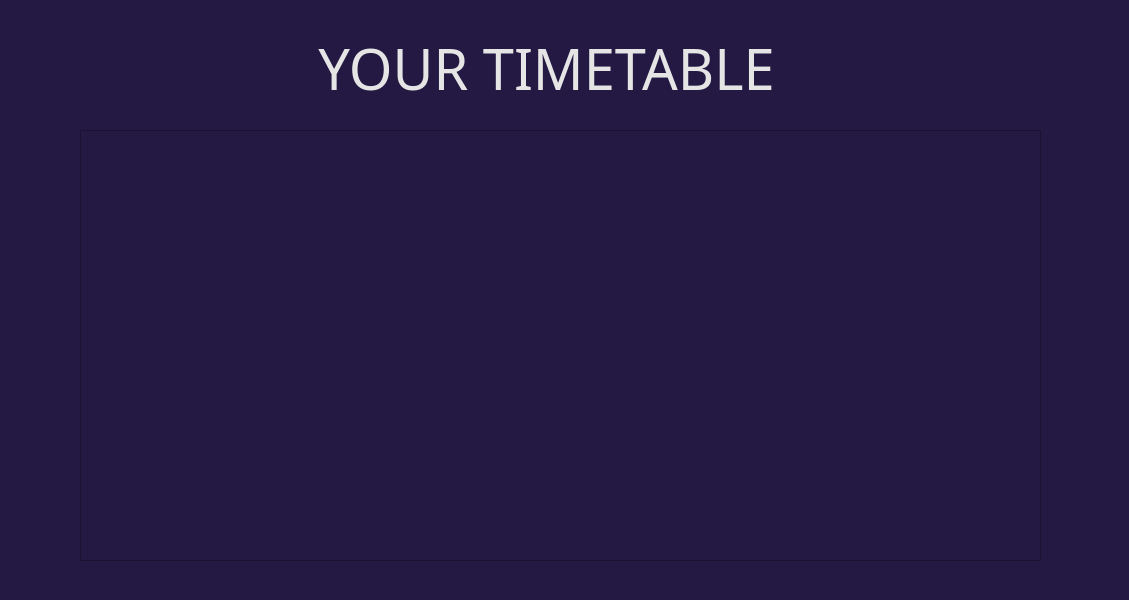
<?xml version="1.0" encoding="UTF-8"?>
<ui version="4.0">
 <class>Form</class>
 <widget class="QWidget" name="Form">
  <property name="geometry">
   <rect>
    <x>0</x>
    <y>0</y>
    <width>1129</width>
    <height>600</height>
   </rect>
  </property>
  <property name="windowTitle">
   <string>Form</string>
  </property>
  <property name="styleSheet">
   <string notr="true">background-color: rgb(35, 25, 66);</string>
  </property>
  <widget class="QScrollArea" name="scrollArea">
   <property name="geometry">
    <rect>
     <x>80</x>
     <y>130</y>
     <width>961</width>
     <height>431</height>
    </rect>
   </property>
   <property name="widgetResizable">
    <bool>true</bool>
   </property>
   <widget class="QWidget" name="scrollAreaWidgetContents">
    <property name="geometry">
     <rect>
      <x>0</x>
      <y>0</y>
      <width>959</width>
      <height>429</height>
     </rect>
    </property>
   </widget>
  </widget>
  <widget class="QLabel" name="label_2">
   <property name="geometry">
    <rect>
     <x>240</x>
     <y>30</y>
     <width>613</width>
     <height>77</height>
    </rect>
   </property>
   <property name="font">
    <font>
     <family>Montserrat ExtraBold</family>
     <pointsize>42</pointsize>
    </font>
   </property>
   <property name="styleSheet">
    <string notr="true">background:None;
color: rgb(229, 229, 229);
image:None;
</string>
   </property>
   <property name="text">
    <string>YOUR TIMETABLE</string>
   </property>
   <property name="alignment">
    <set>Qt::AlignCenter</set>
   </property>
  </widget>
 </widget>
 <resources/>
 <connections/>
</ui>
